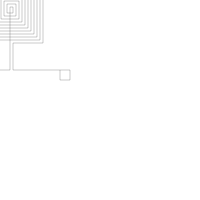

Python code for this plot:
import drawsvg as draw
from numpy import array

class CoilMaker:

    def GenerateCoil(name):
        d = draw.Drawing(200, 200, origin='center', display = False)
        p = draw.Path(stroke_width = 0.202, stroke = 'black', fill_opacity = "0")
        coil_circuit = CoilMaker()
        coil_circuit.makeCoil(p)
        d.append(p)
        d.save_svg(name + ".svg")

    def makeCoil(self, path):
        '''
        scale limit : 9cm * 9cm (360 * 360)
        '''
        path.M(-110, -30)
        path.L(-110, -20)
        path.L(-120, -20)
        path.L(-120, -30)
        path.L(-90, -30)
        self.stitchCoil(path, 10, [-90, -90], [6, 6], [3, 3], 2)
        path.L(-87, -30)
        path.L(-30, -30)
        path.L(-30, -20)
        path.L(-40, -20)
        path.L(-40, -30)


    def stitchCoil(self, path, n_turns, centers, din, spacing, direction):
        '''
        direction: 1 for left, 2 for up, 3 for right, 4 for down
        '''
        next_top_left_corner = array([centers[0] - din[0]/2, centers[1] - din[1]/2])
        next_bot_right_corner = array([centers[0] + din[0]/2, centers[1] + din[1]/2])
        path.L(centers[0], centers[1])

        if direction == 1:
            path.L(next_top_left_corner[0], centers[1])
            for turn in range(0, n_turns + 1):
                path.L(next_top_left_corner[0], next_top_left_corner[1])
                path.L(next_bot_right_corner[0], next_top_left_corner[1])
                if turn == n_turns:
                    path.L(next_bot_right_corner[0], centers[1] - spacing[1])
                else:
                    path.L(next_bot_right_corner[0], next_bot_right_corner[1])
                    path.L(next_top_left_corner[0] - spacing[0], next_bot_right_corner[1])
                next_top_left_corner -= spacing
                next_bot_right_corner += spacing
        elif direction == 2:
            path.L(centers[0], next_top_left_corner[1])
            for turn in range(0, n_turns + 1):
                path.L(next_bot_right_corner[0], next_top_left_corner[1])
                path.L(next_bot_right_corner[0], next_bot_right_corner[1])
                if turn == n_turns:
                    path.L(centers[0] + spacing[0], next_bot_right_corner[1])
                else:
                    path.L(next_top_left_corner[0], next_bot_right_corner[1])
                    path.L(next_top_left_corner[0], next_top_left_corner[1] - spacing[1])
                next_top_left_corner -= spacing
                next_bot_right_corner += spacing
        elif direction == 3:
            path.L(next_bot_right_corner[0], centers[1])
            for turn in range(0, n_turns + 1):
                path.L(next_bot_right_corner[0], next_bot_right_corner[1])
                path.L(next_top_left_corner[0], next_bot_right_corner[1])
                if turn == n_turns:
                    path.L(next_top_left_corner[0], centers[1] + spacing[1])
                else:
                    path.L(next_top_left_corner[0], next_top_left_corner[1])
                    path.L(next_bot_right_corner[0] + spacing[0], next_top_left_corner[1])
                next_top_left_corner -= spacing
                next_bot_right_corner += spacing
        else:
            path.L(centers[0], next_bot_right_corner[1])
            for turn in range(0, n_turns + 1):
                path.L(next_top_left_corner[0], next_bot_right_corner[1])
                path.L(next_top_left_corner[0], next_top_left_corner[1])
                if turn == n_turns:
                    path.L(centers[0] - spacing[0], next_top_left_corner[1])
                else:
                    path.L(next_bot_right_corner[0], next_top_left_corner[1])
                    path.L(next_bot_right_corner[0], next_bot_right_corner[1] + spacing[1])
                next_top_left_corner -= spacing
                next_bot_right_corner += spacing

if __name__=="__main__":
    CoilMaker.GenerateCoil("coil_dis3_10")
